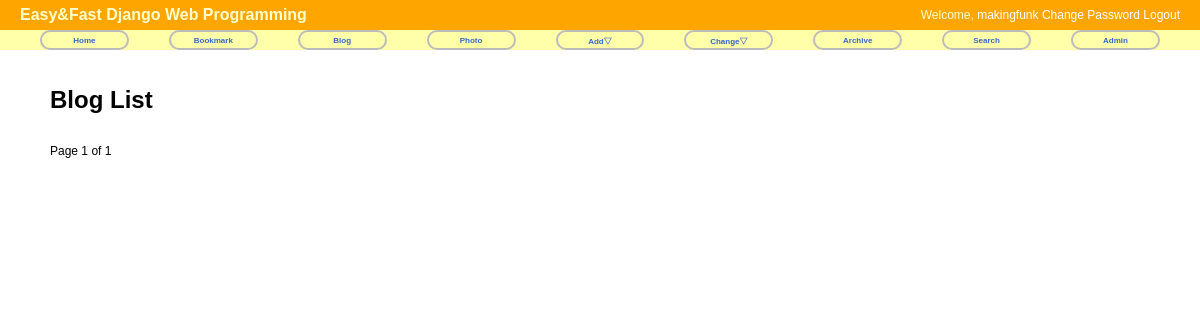
The page /blog/ on the database as committed earlier.
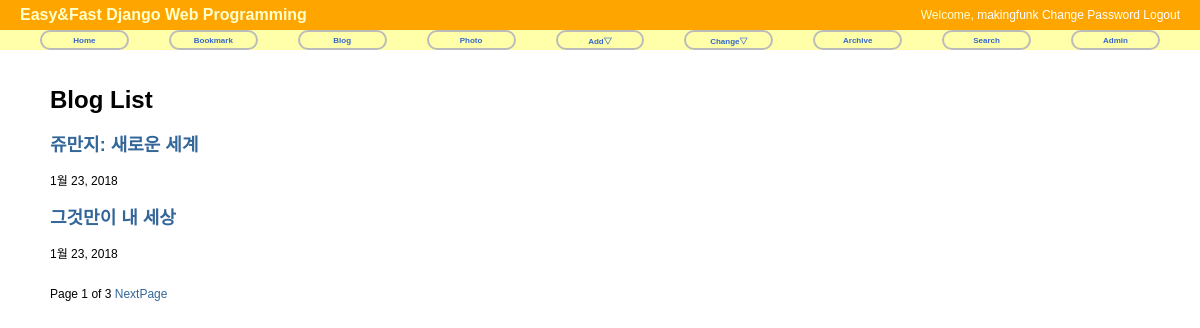
The same page on the database as committed later.
### blog/models.py (models this page shows, shortened)
class Post(models.Model):
    title = models.CharField('TITLE', max_length=50)
    slug = models.SlugField('SLUG', unique=True, allow_unicode=True, help_text='one word for title alias')
    description = models.CharField('DESCRIPTION', max_length=100, blank=True, help_text='simple description text')
    content = models.TextField('CONTENT')
    create_date = models.DateTimeField('Create Date', auto_now_add=True)
    modify_date = models.DateTimeField('Modify Date', auto_now=True)
    class Meta:
        verbose_name = 'post'
        verbose_name_plural = 'posts'
        db_table = 'my_post'
        ordering = ('-modify_date', )

### blog/views.py (the view)
# urls.py: path('', views.PostLV.as_view(), name='index'),  # 1
class PostLV(ListView):
    model = Post
    template_name = 'blog/post_all.html'
    context_object_name = 'posts'
    paginate_by = 2

### blog/templates/blog/post_all.html (shortened to what this page needs)
{% extends "base.html" %}
{% block content %}
<div id="content">
    <h1>Blog List</h1>
    {% for post in posts %}
        <h2><a href="{{ post.get_absolute_url  }}">{{ post.title }}</a></h2>
        {{ post.modify_date|date:"N d, Y" }}
    {% endfor %}
    <br/>
    <div>
        <span>
            Page {{ page_obj.number }} of {{ page_obj.paginator.num_pages }}
            {% if page_obj.has_next %}
                <a href="?page={{ page_obj.next_page_number }}">NextPage</a>
            {% endif %}
        </span>
    </div>
</div>
{% endblock %}

Rows that differ between the two databases and show on the page:
added Post: title "쥬만지: 새로운 세계", modify_date "1월 23, 2018"
added Post: title "그것만이 내 세상", modify_date "1월 23, 2018"
Other text that changed with them:
{{ page_obj.paginator.num_pages }}: "1" → "3"
text now shown: "NextPage"
